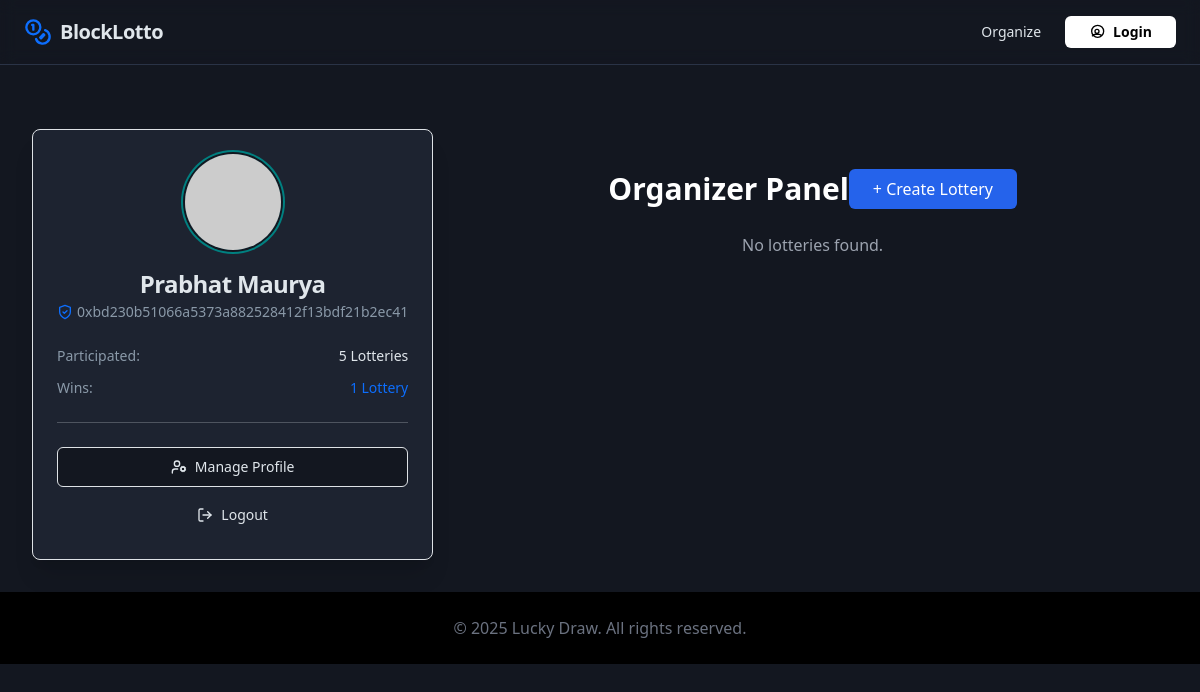
The app's page /organizer/ (signed in) with its own data.
### lottery_app/models.py (models this page shows, shortened)
class User(AbstractBaseUser):
    User_id = models.AutoField(primary_key=True)  # Optional, Django adds this by default
    name = models.CharField(max_length=255)
    email = models.EmailField(unique=True)
    date_of_birth = models.DateField()
    phone_number = models.CharField(max_length=15, unique=True)
    address = models.TextField()
    walet_address = models.CharField(max_length=42, unique=True, null=True, blank=True)
    date_joined = models.DateTimeField(default=timezone.now)  # Automatically sets signup date
    is_active = models.BooleanField(default=True)
    is_staff = models.BooleanField(default=False)
    is_superuser = models.BooleanField(default=False)
    objects = UserManager()
    USERNAME_FIELD = 'email'
    REQUIRED_FIELDS = ['phone_number', 'name', 'date_of_birth', 'walet_address']

### lottery_app/views.py (the view)
# urls.py: path('organizer/', views.organizer, name='organizer'),
@login_required
def organizer(request):
    solidity_obj = solidity.objects.first()
    if request.method == 'POST':
        try:
            data = json.loads(request.body)
            name = data.get('lottery_name')
            address = data.get('contract_address')
            amount = data.get('entry_fee')
            image = data.get('image') or "default.png"
            description = data.get('description')
            if not name or not address or not amount:
                return JsonResponse({"error": "All fields are required!"}, status=400)
            Lottery.objects.create(
                lottery_name=name,
                contract_address=address,
                amount=amount,
                description=description,
                image_field=image,
                organizer=request.user,
                is_active=True,
                is_Deployed=True
            )
            print(contract_address)
            print("Lottery created successfully!")
            return JsonResponse({"message": "Lottery saved successfully!"})
        except Exception as e:
            print("Error in organizer POST:", e)
            return JsonResponse({"error": "Invalid data!"}, status=400)
    else:
        user = request.user
        lotteries = Lottery.objects.filter(organizer=user)
        contract_address = lotteries[0].contract_address if lotteries else None
        isDeployed = lotteries[0].is_Deployed if lotteries else False
        return render(request, 'lottery_app/organizer.html', {
            'user': user,
            'lotteries': lotteries,
            'contract_address': contract_address,
            'isDeployed': json.dumps(isDeployed),
            'solidity_obj': solidity_obj
        })

### lottery_app/templates/lottery_app/organizer.html (shortened to what this page needs)
 {% extends 'lottery_app/basic.html' %}
{% block content %}
<div class="flex flex-col lg:flex-row max-w-6xl mx-auto gap-6 mt-8 text-white">
         <aside class="lg:col-span-3">
                <div class="sticky top-20">
                    <div class="rounded-lg border bg-card text-card-foreground shadow-xl">
                        <div class="flex flex-col space-y-1.5 p-6 items-center text-center">
                             <div class="relative flex h-24 w-24 shrink-0 overflow-hidden rounded-full mb-3 ring-2 ring-primary ring-offset-2 ring-offset-background">
                                <img class="aspect-square h-full w-full" src="https://picsum.photos/seed/satoshi/100/100" alt="Satoshi Nakamoto" data-ai-hint="profile picture">
                             </div>
                            <div class="text-2xl font-semibold leading-none tracking-tight">{{ request.user.name}}</div>
                            <div class="text-sm text-muted-foreground flex items-center justify-center">
                                <svg xmlns="http://www.w3.org/2000/svg" width="16" height="16" viewBox="0 0 24 24" fill="none" stroke="currentColor" stroke-width="2" stroke-linecap="round" stroke-linejoin="round" class="mr-1 text-primary"><path d="M12 22s8-4 8-10V5l-8-3-8 3v7c0 6 8 10 8 10"/><path d="m9 12 2 2 4-4"/></svg>
                                <span id="walletAddress">{{request.user.walet_address}}</span>
                            </div>
                        </div>
                        <div class="p-6 pt-0">
                            <div class="space-y-3 text-sm">
                                <div class="flex justify-between">
                                    <span class="text-muted-foreground">Participated:</span>
                                    <span class="font-medium">5 Lotteries</span>
                                </div>
                                <div class="flex justify-between">
                                    <span class="text-muted-foreground">Wins:</span>
                                    <span class="font-medium text-primary">1 Lottery</span>
                                </div>
                            </div>
                            <hr class="shrink-0 bg-border h-[1px] w-full my-4" />
                            <div class="space-y-2">
                                <button class="inline-flex items-center justify-center gap-2 whitespace-nowrap rounded-md text-sm font-medium ring-offset-background transition-colors focus-visible:outline-none focus-visible:ring-2 focus-visible:ring-ring focus-visible:ring-offset-2 disabled:pointer-events-none disabled:opacity-50 border border-input bg-background hover:bg-accent hover:text-accent-foreground h-10 px-4 py-2 w-full">
                                    Manage Profile
                                </button>
                                <button class="inline-flex items-center justify-center gap-2 whitespace-nowrap rounded-md text-sm font-medium ring-offset-background transition-colors focus-visible:outline-none focus-visible:ring-2 focus-visible:ring-ring focus-visible:ring-offset-2 disabled:pointer-events-none disabled:opacity-50 hover:bg-accent hover:text-accent-foreground h-10 px-4 py-2 w-full" href="{% url 'logout' %}" >
                                    <svg xmlns="http://www.w3.org/2000/svg" width="16" height="16" viewBox="0 0 24 24" fill="none" stroke="currentColor" stroke-width="2" stroke-linecap="round" stroke-linejoin="round"><path d="M9 21H5a2 2 0 0 1-2-2V5a2 2 0 0 1 2-2h4"/><polyline points="16 17 21 12 16 7"/><line x1="21" x2="9" y1="12" y2="12"/></svg> Logout
                                </button>
                            </div>
                        </div>
                    </div>
                </div>
            </aside>
<div class="max-w-6xl mx-auto mt-10 text-white">
    <div class="flex justify-between items-center mb-6">
        <h2 class="text-3xl font-bold"> Organizer Panel</h2>
        <button class="bg-blue-600 px-4 py-2 rounded hover:bg-blue-700" onclick="openCreateModal()">+ Create Lottery</button>
    </div>
    {% load static %}
<div class="grid grid-cols-1 lg:grid-cols-2 gap-6">
    {% for lottery in lotteries %}
    <div class="flex flex-col h-full overflow-hidden rounded-lg border bg-card text-card-foreground shadow-lg hover:shadow-primary/30 transition-shadow duration-300">
        <div class="relative w-full h-48 bg-gray-700">
           <img src="{{ lottery.image_field.url }}" alt="{{ lottery.name }}" class="absolute inset-0 w-full h-full object-cover">
            <span class="absolute top-2 right-2 inline-flex items-center rounded-full border px-2.5 py-0.5 text-xs font-semibold {% if lottery.is_active %}bg-primary text-primary-foreground{% else %}bg-gray-500 text-white{% endif %}">
                {% if lottery.is_active %}Open{% else %}Closed{% endif %}
            </span>
        </div>
        <div class="flex flex-col space-y-1.5 p-6 pb-3">
            <h3 class="text-xl font-semibold tracking-tight leading-tight truncate" title="{{ lottery.lottery_name }}">
                {{ lottery.lottery_name }}
            </h3>
        </div>
        <div class="p-6 pt-0 flex-grow space-y-3 text-sm">
            <div class="flex items-center">
                <svg class="mr-2 text-primary" xmlns="http://www.w3.org/2000/svg" width="16" height="16" fill="none" stroke="currentColor" stroke-width="2" viewBox="0 0 24 24"><line x1="12" x2="12" y1="2" y2="22"/><path d="M17 5H9.5a3.5 3.5 0 000 7h5a3.5 3.5 0 010 7H6"/></svg>
                <span class="text-muted-foreground">Entry Fee:</span>
                <span class="ml-auto font-medium">{{ lottery.amount }} ETH</span>
            </div>
            <div class="flex items-center">
                <svg class="mr-2 text-primary" xmlns="http://www.w3.org/2000/svg" width="16" height="16" fill="none" stroke="currentColor" stroke-width="2" viewBox="0 0 24 24"><rect width="18" height="18" x="3" y="4" rx="2" ry="2"/><line x1="16" x2="16" y1="2" y2="6"/><line x1="8" x2="8" y1="2" y2="6"/><line x1="3" x2="21" y1="10" y2="10"/><path d="M8 14h.01"/><path d="M12 14h.01"/><path d="M16 14h.01"/><path d="M8 18h.01"/><path d="M12 18h.01"/><path d="M16 18h.01"/></svg>
                <span class="text-muted-foreground">Draw Date:</span>
                <span class="ml-auto font-medium">{{ lottery.created_at|date:"M d, Y \\a\\t h:i A" }}</span>
            </div>
        </div>
        <div class="flex items-center p-6 pt-0 gap-2">
            <button onclick="manageLottery('{{ lottery.lottery_id }}', '{{lottery.contract_address}}', '{{lottery.lottery_name}}', '{{lottery.description}}')" class="w-1/2 inline-flex items-center justify-center gap-2 rounded-md border bg-background px-3 py-2 text-sm font-medium hover:bg-accent hover:text-accent-foreground transition-colors">
                Manage
            </button>
            <button onclick="cancelLottery('{{ lottery.contract_address }}')" class="w-1/2 inline-flex items-center justify-center gap-2 rounded-md border bg-red-600 text-white px-3 py-2 text-sm font-medium hover:bg-red-700 transition-colors">
                Cancel
            </button>
        </div>
    </div>
    {% empty %}
    <div class="text-center col-span-2 text-gray-400">No lotteries found.</div>
    {% endfor %}
</div>
{%endblock%}

### lottery_app/templates/lottery_app/basic.html (style rules this page uses)
:root { --background: 220 25% 10%; --foreground: 210 20% 90%; --card: 220 25% 15%; --card-foreground: 210 20% 90%; --popover: 220 25% 12%; --popover-foreground: 210 20% 90%; --primary: 180 100% 25%; --primary-foreground: 0 0% 100%; --secondary: 220 20% 25%; --secondary-foreground: 210 15% 75%; --muted: 220 25% 20%; --muted-foreground: 210 15% 60%; --accent: 180 100% 25%; --accent-foreground: 0 0% 100%; --destructive: 0 60% 50%; --destructive-foreground: 0 0% 100%; --border: 220 25% 22%; --input: 220 25% 22%; --ring: 180 100% 35%; --radius: 0.5rem; }
body { background-color: hsl(var(--background)); color: hsl(var(--foreground)); font-family: Arial, Helvetica, sans-serif; }
.bg-background { background-color: hsl(var(--background)); }
.text-foreground { color: hsl(var(--foreground)); }
.bg-card { background-color: hsl(var(--card)); }
.text-card-foreground { color: hsl(var(--card-foreground)); }
.text-primary { color: hsl(var(--primary)); }
.text-muted-foreground { color: hsl(var(--muted-foreground)); }
.border-input { border-color: hsl(var(--input)); }
.rounded-lg { border-radius: var(--radius); }
.rounded-md { border-radius: calc(var(--radius) - 2px); }
.shadow-xl { box-shadow: 0 20px 25px -5px rgba(0, 0, 0, 0.1), 0 10px 10px -5px rgba(0, 0, 0, 0.04); }
.ring-offset-background { --tw-ring-offset-color: hsl(var(--background)); }
.ring-offset-2 { --tw-ring-offset-width: 2px; }
.ring-primary { --tw-ring-color: hsl(var(--primary)); }
.ring-2 { --tw-ring-offset-shadow: var(--tw-ring-inset) 0 0 0 var(--tw-ring-offset-width) var(--tw-ring-offset-color); --tw-ring-shadow: var(--tw-ring-inset) 0 0 0 calc(2px + var(--tw-ring-offset-width)) var(--tw-ring-color); box-shadow: var(--tw-ring-offset-shadow), var(--tw-ring-shadow), var(--tw-shadow, 0 0 #0000); }

### records on screen
User: user.name "Prabhat Maurya", user.walet_address "0xbd230b51066a5373a882528412f13bdf21b2ec41"
